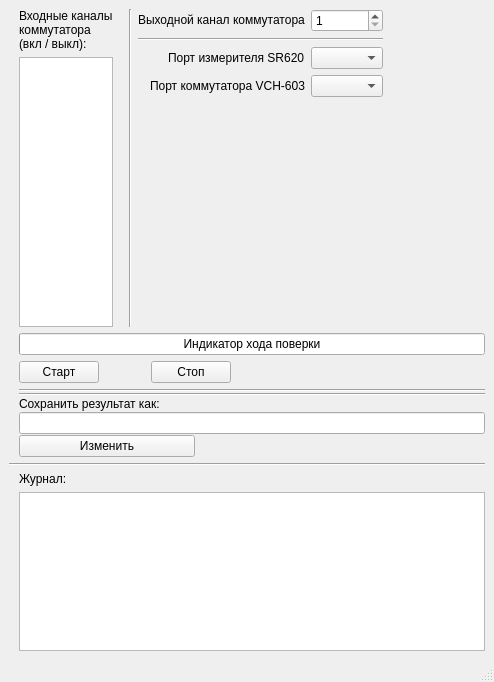
<?xml version="1.0" encoding="UTF-8"?>
<ui version="4.0">
 <class>MainWindow</class>
 <widget class="QMainWindow" name="MainWindow">
  <property name="windowModality">
   <enum>Qt::NonModal</enum>
  </property>
  <property name="geometry">
   <rect>
    <x>0</x>
    <y>0</y>
    <width>494</width>
    <height>682</height>
   </rect>
  </property>
  <property name="sizePolicy">
   <sizepolicy hsizetype="Preferred" vsizetype="Preferred">
    <horstretch>0</horstretch>
    <verstretch>0</verstretch>
   </sizepolicy>
  </property>
  <property name="windowTitle">
   <string>Поверка</string>
  </property>
  <widget class="QWidget" name="centralwidget">
   <property name="acceptDrops">
    <bool>false</bool>
   </property>
   <layout class="QGridLayout" name="gridLayout">
    <item row="0" column="0">
     <layout class="QVBoxLayout" name="verticalLayout_2">
      <property name="sizeConstraint">
       <enum>QLayout::SetDefaultConstraint</enum>
      </property>
      <property name="leftMargin">
       <number>10</number>
      </property>
      <property name="rightMargin">
       <number>10</number>
      </property>
      <item>
       <widget class="QLabel" name="label_2">
        <property name="sizePolicy">
         <sizepolicy hsizetype="Preferred" vsizetype="Fixed">
          <horstretch>0</horstretch>
          <verstretch>0</verstretch>
         </sizepolicy>
        </property>
        <property name="text">
         <string>Входные каналы 
коммутатора 
(вкл / выкл):</string>
        </property>
        <property name="wordWrap">
         <bool>false</bool>
        </property>
       </widget>
      </item>
      <item>
       <widget class="QListWidget" name="outChannelsListWidget">
        <property name="sizePolicy">
         <sizepolicy hsizetype="Ignored" vsizetype="Preferred">
          <horstretch>0</horstretch>
          <verstretch>0</verstretch>
         </sizepolicy>
        </property>
        <property name="minimumSize">
         <size>
          <width>0</width>
          <height>0</height>
         </size>
        </property>
       </widget>
      </item>
     </layout>
    </item>
    <item row="0" column="1">
     <widget class="Line" name="line_4">
      <property name="orientation">
       <enum>Qt::Vertical</enum>
      </property>
     </widget>
    </item>
    <item row="0" column="2" colspan="3">
     <layout class="QGridLayout" name="gridLayout_3">
      <item row="0" column="0">
       <widget class="QLabel" name="label_4">
        <property name="sizePolicy">
         <sizepolicy hsizetype="Preferred" vsizetype="Fixed">
          <horstretch>0</horstretch>
          <verstretch>0</verstretch>
         </sizepolicy>
        </property>
        <property name="text">
         <string>Выходной канал коммутатора</string>
        </property>
        <property name="alignment">
         <set>Qt::AlignLeading|Qt::AlignLeft|Qt::AlignVCenter</set>
        </property>
       </widget>
      </item>
      <item row="4" column="0">
       <spacer name="verticalSpacer">
        <property name="orientation">
         <enum>Qt::Vertical</enum>
        </property>
        <property name="sizeType">
         <enum>QSizePolicy::Fixed</enum>
        </property>
        <property name="sizeHint" stdset="0">
         <size>
          <width>20</width>
          <height>230</height>
         </size>
        </property>
       </spacer>
      </item>
      <item row="0" column="1">
       <widget class="QSpinBox" name="spinBox">
        <property name="minimum">
         <number>1</number>
        </property>
        <property name="maximum">
         <number>5</number>
        </property>
       </widget>
      </item>
      <item row="1" column="0" colspan="2">
       <widget class="Line" name="line_5">
        <property name="orientation">
         <enum>Qt::Horizontal</enum>
        </property>
       </widget>
      </item>
      <item row="2" column="0" alignment="Qt::AlignRight">
       <widget class="QLabel" name="label_5">
        <property name="sizePolicy">
         <sizepolicy hsizetype="Preferred" vsizetype="Fixed">
          <horstretch>0</horstretch>
          <verstretch>0</verstretch>
         </sizepolicy>
        </property>
        <property name="text">
         <string>Порт измерителя SR620</string>
        </property>
        <property name="alignment">
         <set>Qt::AlignLeading|Qt::AlignLeft|Qt::AlignVCenter</set>
        </property>
       </widget>
      </item>
      <item row="3" column="0" alignment="Qt::AlignRight">
       <widget class="QLabel" name="label_6">
        <property name="sizePolicy">
         <sizepolicy hsizetype="Preferred" vsizetype="Fixed">
          <horstretch>0</horstretch>
          <verstretch>0</verstretch>
         </sizepolicy>
        </property>
        <property name="text">
         <string>Порт коммутатора VCH-603</string>
        </property>
        <property name="alignment">
         <set>Qt::AlignLeading|Qt::AlignLeft|Qt::AlignVCenter</set>
        </property>
       </widget>
      </item>
      <item row="2" column="1">
       <widget class="QComboBox" name="SrComPortComboBox"/>
      </item>
      <item row="3" column="1">
       <widget class="QComboBox" name="VchComPortComboBox"/>
      </item>
     </layout>
    </item>
    <item row="9" column="0" colspan="6">
     <widget class="Line" name="line_2">
      <property name="orientation">
       <enum>Qt::Horizontal</enum>
      </property>
     </widget>
    </item>
    <item row="0" column="5">
     <spacer name="horizontalSpacer">
      <property name="orientation">
       <enum>Qt::Horizontal</enum>
      </property>
      <property name="sizeHint" stdset="0">
       <size>
        <width>40</width>
        <height>20</height>
       </size>
      </property>
     </spacer>
    </item>
    <item row="10" column="0" colspan="6">
     <layout class="QVBoxLayout" name="verticalLayout_3">
      <property name="leftMargin">
       <number>10</number>
      </property>
      <item>
       <widget class="QLabel" name="label_3">
        <property name="text">
         <string>Журнал:</string>
        </property>
       </widget>
      </item>
      <item>
       <widget class="QTextBrowser" name="textBrowser"/>
      </item>
     </layout>
    </item>
    <item row="8" column="0" colspan="6">
     <layout class="QVBoxLayout" name="verticalLayout">
      <property name="spacing">
       <number>1</number>
      </property>
      <property name="sizeConstraint">
       <enum>QLayout::SetMinimumSize</enum>
      </property>
      <property name="leftMargin">
       <number>10</number>
      </property>
      <item>
       <widget class="Line" name="line_3">
        <property name="orientation">
         <enum>Qt::Horizontal</enum>
        </property>
       </widget>
      </item>
      <item>
       <widget class="Line" name="line">
        <property name="orientation">
         <enum>Qt::Horizontal</enum>
        </property>
       </widget>
      </item>
      <item>
       <widget class="QLabel" name="label">
        <property name="sizePolicy">
         <sizepolicy hsizetype="Preferred" vsizetype="Maximum">
          <horstretch>0</horstretch>
          <verstretch>0</verstretch>
         </sizepolicy>
        </property>
        <property name="text">
         <string>Сохранить результат как:</string>
        </property>
       </widget>
      </item>
      <item>
       <widget class="QLineEdit" name="lineEdit"/>
      </item>
      <item>
       <widget class="QPushButton" name="pushButton_3">
        <property name="sizePolicy">
         <sizepolicy hsizetype="Fixed" vsizetype="Fixed">
          <horstretch>0</horstretch>
          <verstretch>0</verstretch>
         </sizepolicy>
        </property>
        <property name="maximumSize">
         <size>
          <width>176</width>
          <height>16777215</height>
         </size>
        </property>
        <property name="text">
         <string>Изменить</string>
        </property>
       </widget>
      </item>
     </layout>
    </item>
    <item row="3" column="0" colspan="6">
     <layout class="QGridLayout" name="gridLayout_2">
      <property name="sizeConstraint">
       <enum>QLayout::SetDefaultConstraint</enum>
      </property>
      <property name="leftMargin">
       <number>10</number>
      </property>
      <item row="4" column="0">
       <widget class="QPushButton" name="startButton">
        <property name="sizePolicy">
         <sizepolicy hsizetype="Fixed" vsizetype="Fixed">
          <horstretch>0</horstretch>
          <verstretch>0</verstretch>
         </sizepolicy>
        </property>
        <property name="text">
         <string>Старт</string>
        </property>
       </widget>
      </item>
      <item row="3" column="0" colspan="4">
       <widget class="MyProgressBar" name="progressBar">
        <property name="sizePolicy">
         <sizepolicy hsizetype="Expanding" vsizetype="Fixed">
          <horstretch>0</horstretch>
          <verstretch>0</verstretch>
         </sizepolicy>
        </property>
        <property name="mouseTracking">
         <bool>false</bool>
        </property>
        <property name="layoutDirection">
         <enum>Qt::LeftToRight</enum>
        </property>
        <property name="value">
         <number>0</number>
        </property>
        <property name="textVisible">
         <bool>true</bool>
        </property>
        <property name="invertedAppearance">
         <bool>false</bool>
        </property>
        <property name="format">
         <string>Индикатор хода поверки</string>
        </property>
       </widget>
      </item>
      <item row="4" column="1">
       <spacer name="horizontalSpacer_4">
        <property name="orientation">
         <enum>Qt::Horizontal</enum>
        </property>
        <property name="sizeType">
         <enum>QSizePolicy::Fixed</enum>
        </property>
        <property name="sizeHint" stdset="0">
         <size>
          <width>40</width>
          <height>20</height>
         </size>
        </property>
       </spacer>
      </item>
      <item row="4" column="2">
       <widget class="QPushButton" name="stopButton">
        <property name="sizePolicy">
         <sizepolicy hsizetype="Fixed" vsizetype="Fixed">
          <horstretch>0</horstretch>
          <verstretch>0</verstretch>
         </sizepolicy>
        </property>
        <property name="text">
         <string>Стоп</string>
        </property>
       </widget>
      </item>
      <item row="4" column="3">
       <spacer name="horizontalSpacer_5">
        <property name="orientation">
         <enum>Qt::Horizontal</enum>
        </property>
        <property name="sizeType">
         <enum>QSizePolicy::Expanding</enum>
        </property>
        <property name="sizeHint" stdset="0">
         <size>
          <width>40</width>
          <height>20</height>
         </size>
        </property>
       </spacer>
      </item>
     </layout>
    </item>
   </layout>
  </widget>
  <widget class="QMenuBar" name="menubar">
   <property name="geometry">
    <rect>
     <x>0</x>
     <y>0</y>
     <width>487</width>
     <height>25</height>
    </rect>
   </property>
  </widget>
  <widget class="QStatusBar" name="statusbar"/>
 </widget>
 <customwidgets>
  <customwidget>
   <class>MyProgressBar</class>
   <extends>QProgressBar</extends>
   <header>myprogressbar.h</header>
  </customwidget>
 </customwidgets>
 <tabstops>
  <tabstop>outChannelsListWidget</tabstop>
  <tabstop>lineEdit</tabstop>
  <tabstop>pushButton_3</tabstop>
  <tabstop>textBrowser</tabstop>
 </tabstops>
 <resources/>
 <connections/>
 <slots>
  <signal>showEvent()</signal>
 </slots>
</ui>
